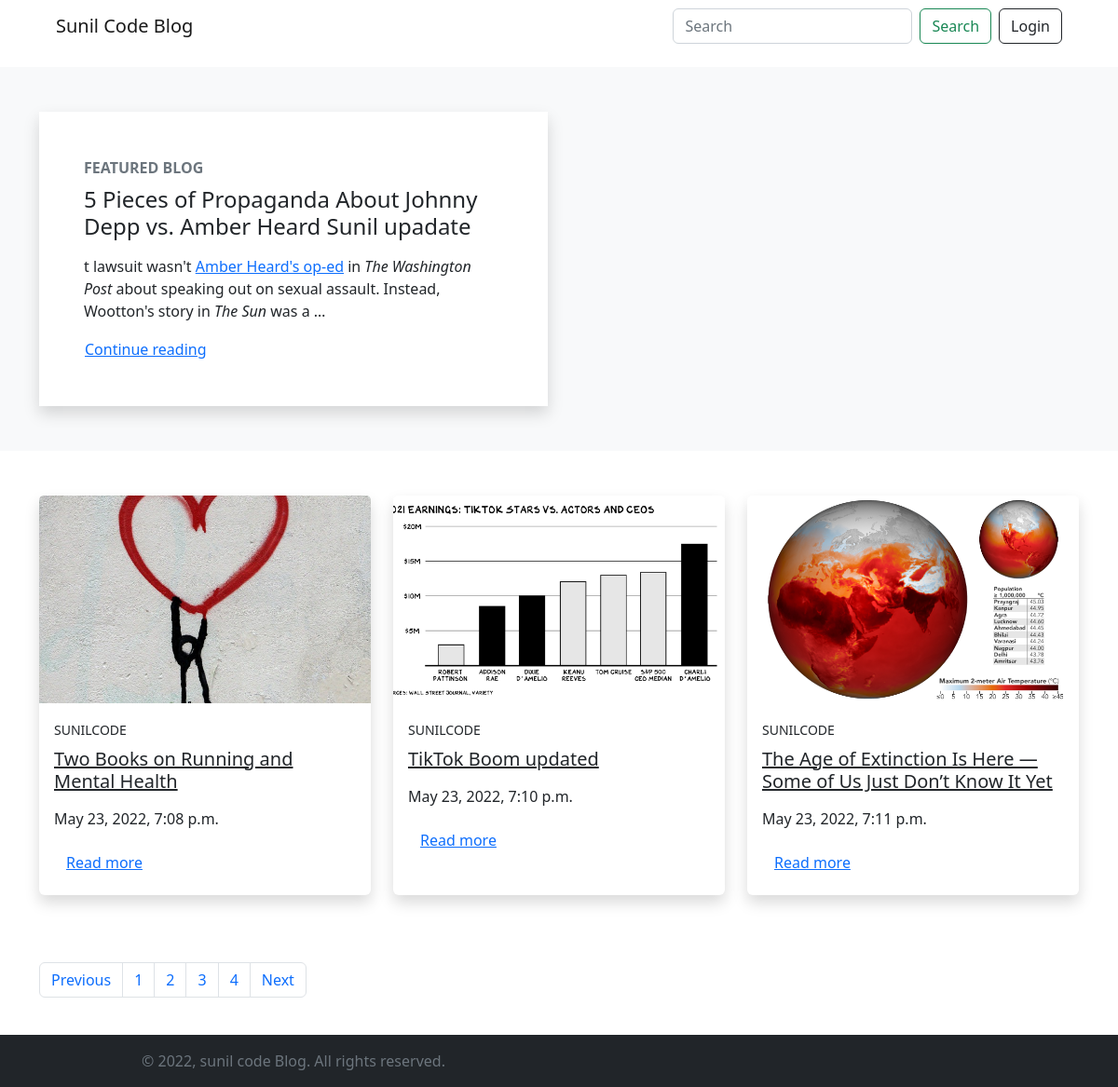
/?page=3, run on the app's committed database.
### miniBlog/models.py (models this page shows, shortened)
class BlogModel(models.Model):
    title=models.CharField(max_length=1000)
    content=FroalaField()
    slug=models.SlugField(max_length=1000, null=True,  blank=True)
    image=models.ImageField(upload_to='blog')
    user=models.ForeignKey(User, null=True, blank=True ,on_delete=models.CASCADE)
    created_at=models.DateTimeField(auto_now_add=True)
    upload_to=models.DateTimeField(auto_now=True)
    likes=models.ManyToManyField(User,blank=True, related_name='post_like')

### miniBlog/views.py (the view)
# urls.py: 2. Add a URL to urlpatterns:  path('', views.home, name='home')
def home(request):
    context={}
    try:
        blogs = BlogModel.objects.all().order_by('id')
        q=BlogModel.objects.annotate(num_likes=Max('likes')).filter(likes=3)
        maxlikes=blogs.aggregate(Max('likes'))
        print(maxlikes)
        featured_blog=BlogModel.objects.filter(likes=maxlikes['likes__max']).first()
        paginator = Paginator(blogs, 3)
        pages = paginator.page_range
        pageNumber = request.GET.get('page')
        finalBlogpage = paginator.get_page(pageNumber)
        context = {'blogs': finalBlogpage, 'pages': pages, 'featured_blog':featured_blog}
        profile = Profile.objects.get(user=request.user)
        verify = profile.is_varified
        if not verify:
            messages.warning(request, 'Please verify your Account!')
        if not profile.is_email_varified:
            messages.warning(request,'Please Verify your Email')
    except Exception as e:
        print(e)
    return render(request, 'blog/home.html', context)

### templates/blog/home.html (shortened to what this page needs)
{% extends "./base.html" %}
{% block start %}
<section class="position-relative py-5 bg-light mb-5">
  <div class="container">
    <div class="row">
      <div class="col-lg-6">
        <div class="bg-white rounded-lg shadow p-5"><strong
            class="text-uppercase text-secondary d-inline-block mb-2 text-sm">Featured Blog</strong>
            <h4 class="mb-3">{{featured_blog.title}}</h4>
          <p class="text-muted">{{featured_blog.content | safe | truncatechars:450}}</p><a class="btn btn-link p-0" href="{% url 'blog_detail' featured_blog.slug%}">Continue reading
            </a>
        </div>
      </div>
    </div>
  </div>
</section>
<section class="py-6 pb-5">
  <div class="container ">
    <div class="row mb-5">
      {% for blog in blogs %}
      <div class="col-lg-4 col-sm-6 mb-4 hover-animate">
        <div class="card shadow border-0 h-100"><a href="{% url 'blog_detail' blog.slug %}"><img
              class=" card-img-top" src="{{blog.image.url}}" alt="..." style="object-fit:cover ; aspect-ratio: 16/ 10;" /></a>
          <div class="card-body"><a class="text-uppercase text-decoration-none text-body text-sm letter-spacing-2"
              href="{% url 'blog_publisher' blog.user.username %}"><small>{{blog.user.username}}</small></a>
            <h5 class="my-2"><a class="text-dark" href="{% url 'blog_detail' blog.slug %}">{{blog.title}} </a></h5>
            <p class="text-gray-500 text-sm my-3">{{blog.created_at}}</p>
            <a class="btn btn-link pl-0" href="{% url 'blog_detail' blog.slug %}">Read more</a>
          </div>
        </div>
      </div>
      {% endfor %}
    </div>
    {% if pages %}
    <div class="mb-5 justify-content-end">
    <nav aria-label="...">
      <ul class="pagination">
        {% if blogs.has_previous %}
        <li class="page-item ">
          <a class="page-link" href="?page={{blogs.previous_page_number}}">Previous</a>
        </li>
        {% else %}
        <li class="page-item disabled">
          <a class="page-link ">Previous</a>
        </li>
        {% endif %}
        {% for page in pages %}
        <li class="page-item "><a class="page-link"  href="?page={{page}}">{{page}}</a></li>
        {% endfor %}
        {% if blogs.has_next %}
        <li class="page-item">
          <a class="page-link" href="?page={{blogs.next_page_number}}">Next</a>
        </li>
        {% else %}
        <li class="page-item disabled">
          <a class="page-link" disabled>Next</a>
        </li>
        {% endif %}
      </ul>
    </nav>
  </div>
  {% endif %}
  </div>
</section>
{% endblock %}

### static/css/style.css (style rules this page uses)
body { scroll-behavior: smooth; }

### data on the page
BlogModel: title "5 Pieces of Propaganda About Johnny Depp vs. Amber Heard Sunil upadate", content "t lawsuit wasn't Amber Heard's op-ed in The Washington Post about speaking out on sexual assault. Instead, Wootton's story in The Sun was a …"
BlogModel: image (picture), user.username "SUNILCODE", title "Two Books on Running and Mental Health", created_at "May 23, 2022, 7:08 p.m."
BlogModel: image (picture), user.username "SUNILCODE", title "TikTok Boom updated", created_at "May 23, 2022, 7:10 p.m."
BlogModel: image (picture), user.username "SUNILCODE", title "The Age of Extinction Is Here — Some of Us Just Don’t Know It Yet", created_at "May 23, 2022, 7:11 p.m."

### other printed values
{{ page }} "1" "2" "3" "4"
